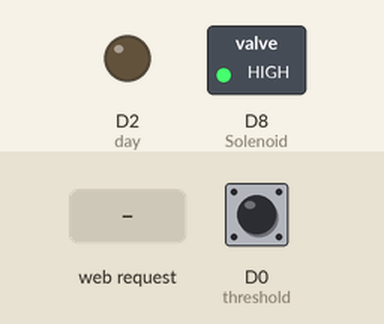
Bench run of a sketch on a simulated ESP8266 (NodeMCU). On the bench: switched loads named in the sketch (green lamp = pin HIGH), output pins drawn as LEDs (lit = HIGH). Inputs (shaded band) come from the test bench; at power-on: D0 (threshold) HIGH. WiFi joins after 1.5 s; servers stay silent unless stated; what the sketch prints to the serial monitor is not drawn.

Above: at 2.7 s.
2.8 s: HTTP request GET /Solenoid=OFF received
At 3.9 s:
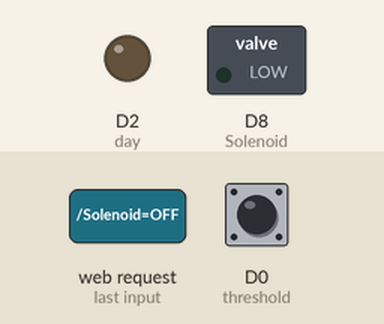
4.3 s: HTTP request GET /day=OFF received
At 5.0 s:
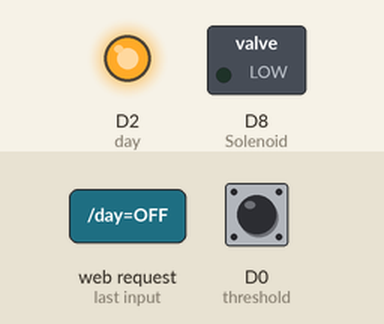
5.8 s: HTTP request GET /Solenoid=ON received
At 6.1 s:
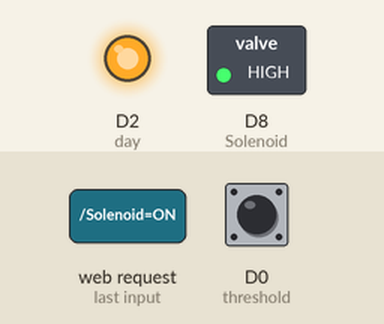
Timing chart, 0 to 8.8 s (numbered marks = the images above; inputs shaded):
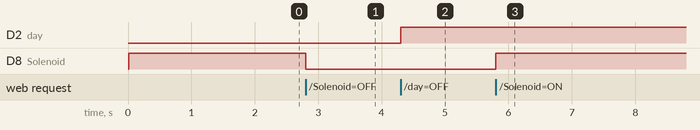

Measured:
- after the input at 2.8 s, D8 (Solenoid): HIGH → LOW at once
- after the input at 4.3 s, D2 (day): LOW → HIGH at once
- after the input at 5.8 s, D8 (Solenoid): LOW → HIGH at once

The sketch:

smart_city_nodemcu.ino
```cpp
 #include <ESP8266WiFi.h>
 #include "DHT.h"        // DHT11 temperature and humidity sensor Predefined library

#define DHTTYPE DHT11   // DHT 11
#define dht_dpin 0      //GPIO-0 D3 pin of nodemcu

int Raw = A0;      //Analog channel A0 as used to measure temperature
int threshold = D0;      //Nodemcu digital pin water sensor read-GPIO16---D0 of NodeMCU
int Solenoid = D8;       // GPIO13---D7 of NodeMCU--Motor connection
int day = D2;        // GPIO13---D8 of NodeMCU--Motor connection
int park = D6;
int trash = D5;        // GPIO13---D8 of NodeMCU--Motor connection

const char* ssid = "Abu saif";
const char* password = "J0500278898";

String output0State = "off";
String output1State = "off";
DHT dht(dht_dpin, DHTTYPE);
WiFiServer server(80);

void setup(void)
{
  dht.begin();
  Serial.begin(115200);
  delay(10);
  pinMode(threshold,INPUT_PULLUP); //Pin#13 as output-Activate pullup at pin 13
  pinMode(Solenoid, OUTPUT);       //D7 as output
  pinMode(day, OUTPUT);
  pinMode(trash, INPUT);
  digitalWrite(Solenoid, HIGH);     //Deactivate Solenoid
  digitalWrite(day, LOW);
  // Connect to WiFi network
  Serial.println();
  Serial.print("Connecting to ");
  Serial.println(ssid);
  WiFi.begin(ssid, password);     //Begin WiFi
 while (WiFi.status() != WL_CONNECTED) {
    delay(500);
    Serial.print(".");
  }
  Serial.println("");
  Serial.println("WiFi connected");

  // Start the server
  server.begin();
  Serial.println("Server started");

  // Print the IP address on serial monitor
  Serial.print("Use this URL to connect: ");
  Serial.print("http://");    //URL IP to be typed in mobile/desktop browser
  Serial.print(WiFi.localIP());
  Serial.println("/");
}


void loop() {
  // Check if a client has connected
  WiFiClient client = server.available();
  if (!client) {
    return;
  }
  // Wait until the client sends some data
  Serial.println("new client");
  while(!client.available()){
    delay(1);
  }
  // Read the first line of the request
  String request = client.readStringUntil('\r');
  Serial.println(request);
  client.flush();

 float h =0.0;  //Humidity level
 float t =0.0;  //Temperature in celcius
 float f =0.0;  //Temperature in fahrenheit
 float percentage = 0.0; // Calculating percentage of moisture
 float reading    = 0.0; //Analog channel moisture read

  // Match the request
  int value = LOW;
  int value1 = LOW;
  int value2 = LOW;
  int value3 = LOW;
  if (request.indexOf("/Up=ON") != -1)  {
     h = dht.readHumidity();    //Read humidity level
     t = dht.readTemperature(); //Read temperature in celcius
     f = (h * 1.8) + 32;        //Temperature converted to Fahrenheit
     reading = analogRead(Raw); //Analog pin reading output voltage by water moisture rain sensor
     percentage = (reading/1024) * 100;   //Converting the raw value in percentage
     value3 = digitalRead(trash);
  }

  if (request.indexOf("/Solenoid=ON") != -1)  {   //Motor ON
    digitalWrite(Solenoid, HIGH);
    value = HIGH;
  }
  if (request.indexOf("/Solenoid=OFF") != -1)  {  //Motor OFF
    digitalWrite(Solenoid, LOW);
    value = LOW;
  }
 if (request.indexOf("/day=ON") != -1)  {   //day ON
    digitalWrite(day, LOW);
    value1 = LOW;
  }
  if (request.indexOf("/day=OFF") != -1)  {  //day OFF
    digitalWrite(day, HIGH);
    value1 = HIGH;
  }
  ////////////
  if (request.indexOf("/park=ON") != -1)  {   //park ON
    digitalWrite(park, LOW);
    value2 = LOW;
  }
  if (request.indexOf("/park=OFF") != -1)  {  //park OFF
    digitalWrite(park, HIGH);
    value2 = HIGH;
  }
  //////////////////

  // Return the response
  client.println("HTTP/1.1 200 OK");
  client.println("Content-Type: text/html");
  client.println(""); //  do not forget this one
  client.println("<!DOCTYPE html><html>");
  client.println("<head><meta name=\"viewport\" content=\"width=device-width, initial-scale=1\">");
  client.println("<link rel=\"icon\" href=\"data:,\">");
  client.println("<style>html { font-family: Helvetica; display: inline-block; margin: 0px auto; text-align: center;}");
  client.println(".button { background-color: #195B6A; border: none; color: white; padding: 8px 50px;");
  client.println("text-decoration: none; font-size: 15px; margin: 1px; cursor: pointer;}");
  client.println(".button2 {background-color: #77878A;}</style></head>");
  client.println("<body><h1>Smart City Project</h1>");
  client.print("Temperature in Celsius =");
  client.println(t);
  client.println("<br>");
  client.print("Humidity =");
  client.println(h);
  client.print(" %");
  client.println("<br>");
  client.println();
  client.print("Moisture Level Percentage =");
  client.print(percentage);
  client.print("%");
  client.print("trash level =");
  client.print(value3);
  client.print("%");

  if(digitalRead(threshold)==HIGH){ // Read digital output of soil sensor
  client.println("Threshold Reached = Rain detected / Moisture exceeded / Water detected");
  }

  client.println("<br><br>");
  if(value == HIGH)
    client.println("Motor/Pump Operational");
   else
    client.print("Motor/Pump at Halt");

  client.println("<br><br>");
  client.println("<a href=\"/Up=ON\"\"><button>Update = Temperature  Humidity Moisture Values</button></a><br />");
  client.println("<a href=\"/Solenoid=ON\"\"><button>Motor Pump On </button></a>");
  client.println("<a href=\"/Solenoid=OFF\"\"><button>Motor Pump Off </button></a><br />");

  if(value1 == HIGH)
    client.println("NIGH");
   else
    client.print("DAY");

  client.println("<br><br>");
  client.println("<a href=\"/day=ON\"\"><button>Day </button></a>");
  client.println("<a href=\"/day=OFF\"\"><button>Night </button></a><br />");
  ///////
  if(value2 == HIGH)
    client.println("Park_open");
   else
    client.print("Park_close");

  client.println("<br><br>");
  client.println("<a href=\"/park=ON\"\"><button>Park_open</button></a>");
  client.println("<a href=\"/park=OFF\"\"><button>Park_close</button></a><br />");
  client.println("</html>");

  delay(1);
  Serial.println("Client disonnected");
  Serial.println("");
}
```
